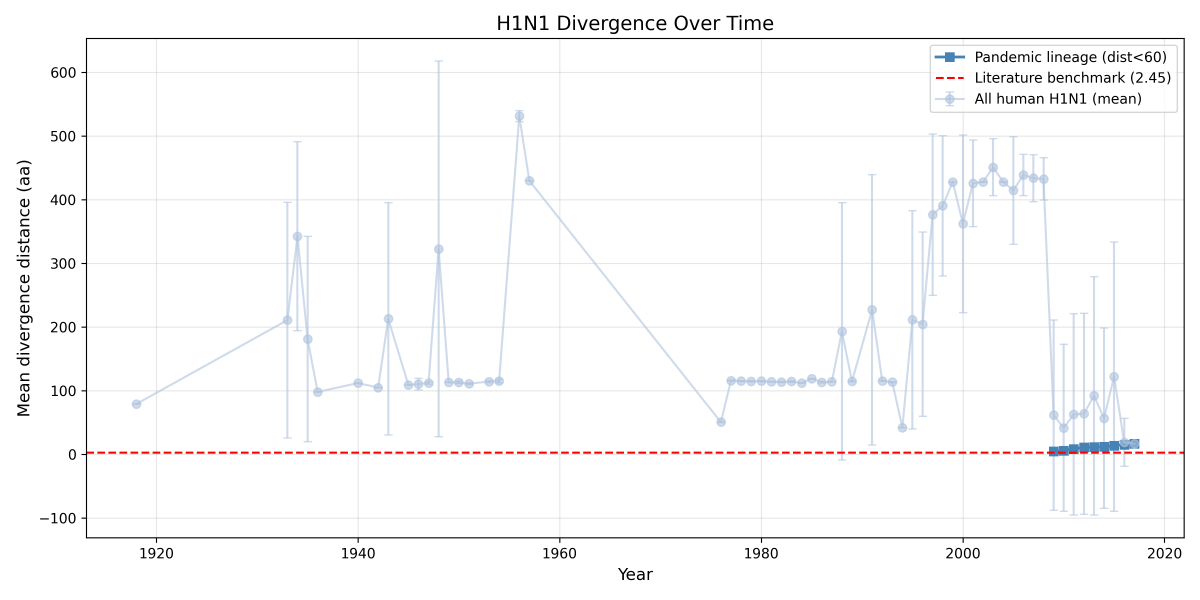
#> input picture all_visualizations/phase1_h1n1_temporal_trend.png, 3600 x 1800 px (shown at 1/3 size); the run also reads 1 picture not shown here
$ python make_gallery.py
#> lines starting #> are read from the running program, lines starting #| are printed output that depends on the picture
#!/usr/bin/env python3
"""
Consolidate all pipeline PNGs into a single folder and
build section dashboards + a master overview gallery.
"""

import sys
sys.stdout.reconfigure(encoding='utf-8')

import shutil
import warnings
warnings.filterwarnings('ignore')

import numpy as np
import matplotlib
matplotlib.use('Agg')
import matplotlib.pyplot as plt
import matplotlib.image as mpimg
import matplotlib.patches as mpatches
import matplotlib.gridspec as gridspec
from pathlib import Path

ROOT = Path(__file__).parent
VIZ  = ROOT / 'all_visualizations'
VIZ.mkdir(exist_ok=True)

plt.rcParams.update({
    'font.family': 'DejaVu Sans',
    'savefig.facecolor': 'white',
    'figure.facecolor': 'white',
})

BLUE   = '#2471A3'; ORANGE = '#E67E22'; GREEN  = '#27AE60'
RED    = '#C0392B'; PURPLE = '#8E44AD'; GRAY   = '#7F8C8D'
DARK   = '#1A252F'

# ── Catalogue of all plots ─────────────────────────────────────────────────────
PLOTS = {
    'influenza': [
        ('outputs/phase1_h1n1_temporal_trend.png',
         'H1N1 Divergence Trend',          'Phase 1'),
        ('outputs/phase2_h3n2_silhouette_scores.png',
         'H3N2 Clustering Silhouette',     'Phase 2'),
        ('outputs/phase3_top_variations.png',
         'Top 25 AA Substitutions',        'Phase 3'),
        ('outputs/phase3_enrichment_summary.png',
         'Critical Region Enrichment',     'Phase 3'),
        ('outputs/phase4_mds_plot_temporal.png',
         'MDS Temporal Progression',       'Phase 4'),
        ('outputs/phase4_mds_plot_clusters.png',
         'H3N2 Historical Clusters (MDS)', 'Phase 4'),
        ('outputs/phase4_mds_plot_subtype.png',
         'H1N1 vs H3N2 Separation (MDS)', 'Phase 4'),
        ('outputs/phase5_variant_emergence_timeline.png',
         'Variant Emergence Timeline',     'Phase 5'),
        ('outputs/validation_dashboard.png',
         'Pipeline Validation Dashboard',  'Phases 1-5'),
    ],
    'agentic': [
        ('agentic_drift_models/06_visualizations/drift_trajectory.png',
         'Agentic Drift Trajectory',        'Drift'),
        ('agentic_drift_models/06_visualizations/feature_importance.png',
         'Feature Importance',              'Drift'),
        ('agentic_drift_models/06_visualizations/attention_heatmap.png',
         'Transformer Attention Heatmap',   'Drift'),
        ('agentic_drift_models/06_visualizations/ensemble_confidence.png',
         'Ensemble Model Confidence',       'Drift'),
        ('agentic_drift_models/06_visualizations/anomaly_detection.png',
         'Anomaly Detection',               'Drift'),
    ],
    'mda': [
        ('phase8_outputs/phase8_model_comparison.png',
         'Model Comparison (MDA vs RF vs XGB)', 'Phase 8'),
        ('phase8_outputs/phase8_training_curves.png',
         'MDA Training Curves',             'Phase 8'),
        ('phase8_outputs/phase8_drift_prob_distribution.png',
         'Drift Probability Distribution',  'Phase 8'),
        ('phase8_outputs/phase8_mutation_scatter.png',
         'Mutation Position vs Drift Prob', 'Phase 8'),
        ('phase8_outputs/phase8_cluster_forecast.png',
         'Next-Cluster Forecast',           'Phase 8'),
        ('phase8_outputs/phase8_attention_analysis.png',
         'Attention by Position Band',      'Phase 8'),
    ],
}

# ── Step 1: Copy every PNG to all_visualizations/ ─────────────────────────────
print('Copying PNGs to all_visualizations/ ...')
copied = []
for section, items in PLOTS.items():
    for src_rel, title, phase in items:
        src = ROOT / src_rel
        if src.exists():
            dest = VIZ / src.name
            shutil.copy2(src, dest)
            copied.append((src, dest, title, phase, section))
            print(f'  copied  {src.name}')
        else:
            print(f'  MISSING {src_rel}')
print(f'Copied {len(copied)} files.\n')


# ── Helper: read image safely ──────────────────────────────────────────────────
def load_img(path):
    try:
        return mpimg.imread(str(path))
#> returned value is the input picture: shape (1800, 3600, 4) float32; mean R, G, B, A 0.982, 0.98, 0.984, 1
    except Exception:
        return None


# [52 lines left out: functions add_section_label, thumb_grid, not called in this run]


# ══════════════════════════════════════════════════════════════════════════════
# DASHBOARD 1: Influenza Mutation Pipeline (Phases 1-5)
# ══════════════════════════════════════════════════════════════════════════════
print('Building dashboard_influenza_pipeline.png ...')
items_inf = [(ROOT/s, VIZ/Path(s).name, t, p, 'influenza') for s, t, p in PLOTS['influenza']]
ncols = 3
nrows = int(np.ceil(len(items_inf) / ncols))
fig = plt.figure(figsize=(22, nrows * 5.5 + 1.2))
fig.patch.set_facecolor('#FAFAFA')

# Title
fig.text(0.5, 0.985, 'Influenza Mutation Analysis Pipeline  |  Phases 1–5',
         ha='center', va='top', fontsize=17, fontweight='bold', color=DARK)
fig.text(0.5, 0.970, 'H1N1 Divergence  ·  H3N2 Clustering  ·  Variation Detection  ·  MDS  ·  Variant Timeline',
         ha='center', va='top', fontsize=10, color=GRAY)

h_per_row = 0.88 / nrows
for idx, (src, dest, label, phase, section) in enumerate(items_inf):
    row = idx // ncols
    col = idx  % ncols
    left   = col * (1/ncols) + 0.008
    bottom = 0.06 + (nrows - 1 - row) * h_per_row + 0.02
    w_ax   = 1/ncols - 0.016
    h_ax   = h_per_row - 0.045

    ax = fig.add_axes([left, bottom, w_ax, h_ax])
    img = load_img(dest)
    if img is not None:
        ax.imshow(img, aspect='auto')
    ax.set_xticks([]); ax.set_yticks([])
    for sp in ax.spines.values():
        sp.set_linewidth(0.8); sp.set_edgecolor(BLUE)

    # Title bar under image
    tb = fig.add_axes([left, bottom - 0.032, w_ax, 0.028])
    tb.set_facecolor(BLUE); tb.set_xticks([]); tb.set_yticks([])
    for sp in tb.spines.values(): sp.set_visible(False)
    tb.text(0.5, 0.5, f'[{phase}]  {label}',
            transform=tb.transAxes, ha='center', va='center',
            fontsize=8.5, color='white', fontweight='bold')

# Legend row
legend_ax = fig.add_axes([0.02, 0.01, 0.96, 0.04])
legend_ax.set_facecolor('#EBF5FB'); legend_ax.set_xticks([]); legend_ax.set_yticks([])
for sp in legend_ax.spines.values(): sp.set_edgecolor(BLUE); sp.set_linewidth(0.5)
#> this loop made 4 passes
legend_ax.text(0.5, 0.5,
    'Phase 1: H1N1 Divergence Rate  ·  Phase 2: H3N2 K-Means Clustering  ·  '
    'Phase 3: AA Substitution Enrichment  ·  Phase 4: MDS Sequence Space  ·  Phase 5: Variant Timeline',
    ha='center', va='center', fontsize=8, color=DARK, transform=legend_ax.transAxes)

fig.savefig(VIZ / 'dashboard_influenza_pipeline.png', dpi=150, bbox_inches='tight')
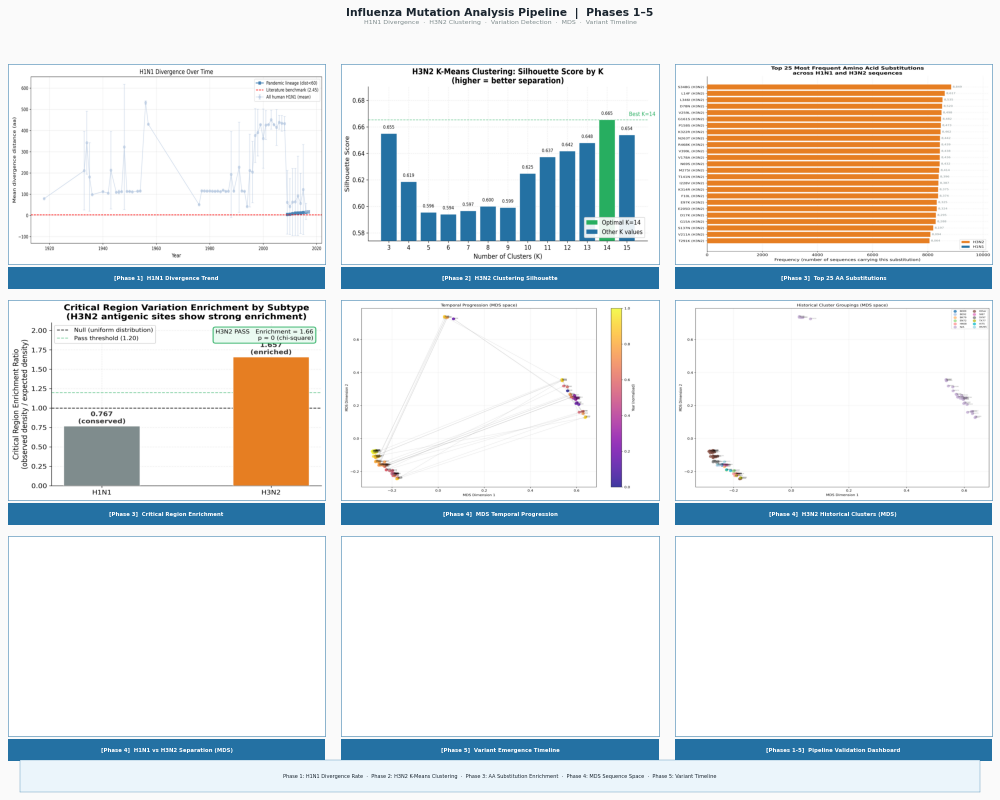
#> figure drawn by matplotlib, 6 panels
plt.close(fig)
print('  saved dashboard_influenza_pipeline.png')


# ══════════════════════════════════════════════════════════════════════════════
# DASHBOARD 2: Agentic Drift Monitoring
# ══════════════════════════════════════════════════════════════════════════════
print('Building dashboard_agentic_drift.png ...')
items_ag = [(ROOT/s, VIZ/Path(s).name, t, p, 'agentic') for s, t, p in PLOTS['agentic']]
fig = plt.figure(figsize=(22, 10))
fig.patch.set_facecolor('#FAFAFA')
fig.text(0.5, 0.985, 'Agentic Drift Alignment Monitoring  |  10-Model Ensemble System',
         ha='center', va='top', fontsize=17, fontweight='bold', color=DARK)
fig.text(0.5, 0.969,
         'Chi-Square Enrichment  ·  Polynomial Regression  ·  ARIMA Forecast  ·  Transformer Attention  ·  Isolation Forest',
         ha='center', va='top', fontsize=10, color=GRAY)

ncols_ag = 3
positions = [
    (0.008,  0.09, 0.310, 0.84),
    (0.338,  0.09, 0.310, 0.84),
    (0.668,  0.09, 0.310, 0.84),
    (0.008,  0.09 - 0.00, 0.310, 0.84),  # will be offset below
    (0.338,  0.09 - 0.00, 0.310, 0.84),
]
# 5 items: 3 top row, 2 bottom row (centred)
pos5 = [
    (0.008, 0.51, 0.310, 0.43),
    (0.338, 0.51, 0.310, 0.43),
    (0.668, 0.51, 0.310, 0.43),
    (0.173, 0.06, 0.310, 0.43),
    (0.503, 0.06, 0.310, 0.43),
]
for idx, (src, dest, label, phase, section) in enumerate(items_ag):
    l, b, w_ax, h_ax = pos5[idx]
    h_ax -= 0.05
    ax = fig.add_axes([l, b, w_ax, h_ax])
    img = load_img(dest)
    if img is not None:
        ax.imshow(img, aspect='auto')
    ax.set_xticks([]); ax.set_yticks([])
    for sp in ax.spines.values():
        sp.set_linewidth(0.8); sp.set_edgecolor(ORANGE)
    tb = fig.add_axes([l, b - 0.038, w_ax, 0.034])
    tb.set_facecolor(ORANGE); tb.set_xticks([]); tb.set_yticks([])
    for sp in tb.spines.values(): sp.set_visible(False)
    tb.text(0.5, 0.5, label, transform=tb.transAxes,
            ha='center', va='center', fontsize=9, color='white', fontweight='bold')

fig.savefig(VIZ / 'dashboard_agentic_drift.png', dpi=150, bbox_inches='tight')
plt.close(fig)
print('  saved dashboard_agentic_drift.png')


# ══════════════════════════════════════════════════════════════════════════════
# DASHBOARD 3: MDA Transformer (Phase 8)
# ══════════════════════════════════════════════════════════════════════════════
print('Building dashboard_mda_transformer.png ...')
items_mda = [(ROOT/s, VIZ/Path(s).name, t, p, 'mda') for s, t, p in PLOTS['mda']]
fig = plt.figure(figsize=(22, 10))
fig.patch.set_facecolor('#FAFAFA')
fig.text(0.5, 0.985, 'MDA Transformer — Phase 8  |  MutationDriftAttention',
         ha='center', va='top', fontsize=17, fontweight='bold', color=DARK)
fig.text(0.5, 0.969,
         'Model Comparison  ·  Training Curves  ·  Drift Distribution  ·  Mutation Scatter  ·  Cluster Forecast  ·  Attention Analysis',
         ha='center', va='top', fontsize=10, color=GRAY)
# 6 items: 3 top row + 3 bottom row
pos6m = [
    (0.008, 0.51, 0.310, 0.43),
    (0.338, 0.51, 0.310, 0.43),
    (0.668, 0.51, 0.310, 0.43),
    (0.008, 0.06, 0.310, 0.43),
    (0.338, 0.06, 0.310, 0.43),
    (0.668, 0.06, 0.310, 0.43),
]
for idx, (src, dest, label, phase, section) in enumerate(items_mda):
    if idx >= len(pos6m):
        break
    l, b, w_ax, h_ax = pos6m[idx]
    h_ax -= 0.05
    ax = fig.add_axes([l, b, w_ax, h_ax])
    img = load_img(dest)
    if img is not None:
        ax.imshow(img, aspect='auto')
    ax.set_xticks([]); ax.set_yticks([])
    for sp in ax.spines.values():
        sp.set_linewidth(0.8); sp.set_edgecolor(PURPLE)
    tb = fig.add_axes([l, b - 0.038, w_ax, 0.034])
    tb.set_facecolor(PURPLE); tb.set_xticks([]); tb.set_yticks([])
    for sp in tb.spines.values(): sp.set_visible(False)
    tb.text(0.5, 0.5, label, transform=tb.transAxes,
            ha='center', va='center', fontsize=9, color='white', fontweight='bold')

fig.savefig(VIZ / 'dashboard_mda_transformer.png', dpi=150, bbox_inches='tight')
plt.close(fig)
print('  saved dashboard_mda_transformer.png')


# ══════════════════════════════════════════════════════════════════════════════
# MASTER OVERVIEW GALLERY (all 19 unique plots, 4-column grid)
# ══════════════════════════════════════════════════════════════════════════════
print('Building master_overview_gallery.png ...')

ALL_ITEMS = (
    [(ROOT/s, VIZ/Path(s).name, t, p, 'influenza') for s, t, p in PLOTS['influenza']] +
    [(ROOT/s, VIZ/Path(s).name, t, p, 'agentic')   for s, t, p in PLOTS['agentic']]   +
    [(ROOT/s, VIZ/Path(s).name, t, p, 'mda')        for s, t, p in PLOTS['mda']]
)

SECTION_COLORS = {'influenza': BLUE, 'agentic': ORANGE, 'mda': PURPLE}
SECTION_LABELS = {
    'influenza': 'INFLUENZA PIPELINE  (Phases 1–5)',
    'agentic':   'AGENTIC DRIFT MONITORING',
    'mda':       'MDA TRANSFORMER  (Phase 8)',
}

NCOLS = 4
NROWS = int(np.ceil(len(ALL_ITEMS) / NCOLS))

fig = plt.figure(figsize=(26, NROWS * 5.8 + 2.4))
fig.patch.set_facecolor('#F0F3F4')

# ── Master title ────────────────────────────────────────────────────────────
title_ax = fig.add_axes([0.0, 0.965, 1.0, 0.038])
title_ax.set_facecolor(DARK)
title_ax.set_xticks([]); title_ax.set_yticks([])
for sp in title_ax.spines.values(): sp.set_visible(False)
title_ax.text(0.5, 0.52,
    'Influenza Mutation Analysis  ·  Agentic Drift Monitoring  ·  MDA Transformer',
    ha='center', va='center', fontsize=15, fontweight='bold', color='white',
    transform=title_ax.transAxes)
title_ax.text(0.98, 0.52,
    f'{len(ALL_ITEMS)} visualisations across 3 analysis modules  ·  incl. model comparison dashboard',
    ha='right', va='center', fontsize=8.5, color='#aaaaaa',
    transform=title_ax.transAxes)

# ── Section divider tracker ─────────────────────────────────────────────────
cell_h  = 0.88 / NROWS
cell_w  = 1.0  / NCOLS
img_h   = cell_h - 0.055

prev_section = None

for idx, (src, dest, label, phase, section) in enumerate(ALL_ITEMS):
    row = idx // NCOLS
    col = idx  % NCOLS
    color = SECTION_COLORS[section]

    # Section banner when section changes and col==0
    if section != prev_section and col == 0:
        by = 0.06 + (NROWS - row) * cell_h - 0.010
        ban = fig.add_axes([0.0, by, 1.0, 0.022])
        ban.set_facecolor(color)
        ban.set_xticks([]); ban.set_yticks([])
        for sp in ban.spines.values(): sp.set_visible(False)
        ban.text(0.012, 0.5, SECTION_LABELS[section],
                 transform=ban.transAxes, fontsize=10.5, fontweight='bold',
                 color='white', va='center')
    prev_section = section

    left   = col * cell_w + 0.006
    bottom = 0.06 + (NROWS - 1 - row) * cell_h + 0.030

    # Image
    ax = fig.add_axes([left, bottom, cell_w - 0.012, img_h])
    img = load_img(dest)
    if img is not None:
        ax.imshow(img, aspect='auto')
    else:
        ax.set_facecolor('#e0e0e0')
        ax.text(0.5, 0.5, 'Missing', ha='center', va='center',
                transform=ax.transAxes, color='gray', fontsize=9)
    ax.set_xticks([]); ax.set_yticks([])
    for sp in ax.spines.values():
        sp.set_linewidth(1.0); sp.set_edgecolor(color)

    # Caption
    cap = fig.add_axes([left, bottom - 0.028, cell_w - 0.012, 0.026])
    cap.set_facecolor(color)
    cap.set_xticks([]); cap.set_yticks([])
    for sp in cap.spines.values(): sp.set_visible(False)
    cap.text(0.04, 0.52,
             f'[{phase}]',
             transform=cap.transAxes, fontsize=7.5, color='#ffffffcc',
             fontweight='bold', va='center')
    cap.text(0.20, 0.52,
             label,
             transform=cap.transAxes, fontsize=8, color='white',
             va='center', clip_on=True)

# ── Bottom legend bar ────────────────────────────────────────────────────────
leg = fig.add_axes([0.0, 0.005, 1.0, 0.030])
leg.set_facecolor('#D5D8DC')
leg.set_xticks([]); leg.set_yticks([])
for sp in leg.spines.values(): sp.set_visible(False)
patches = [
    mpatches.Patch(facecolor=BLUE,   label='Influenza Pipeline (9 plots)'),
    mpatches.Patch(facecolor=ORANGE, label='Agentic Drift Monitoring (5 plots)'),
    mpatches.Patch(facecolor=PURPLE, label='MDA Transformer Phase 8 (6 plots)'),
]
leg.legend(handles=patches, loc='center', ncol=3, fontsize=9,
           frameon=False, labelcolor=DARK)

fig.savefig(VIZ / 'master_overview_gallery.png', dpi=150, bbox_inches='tight')
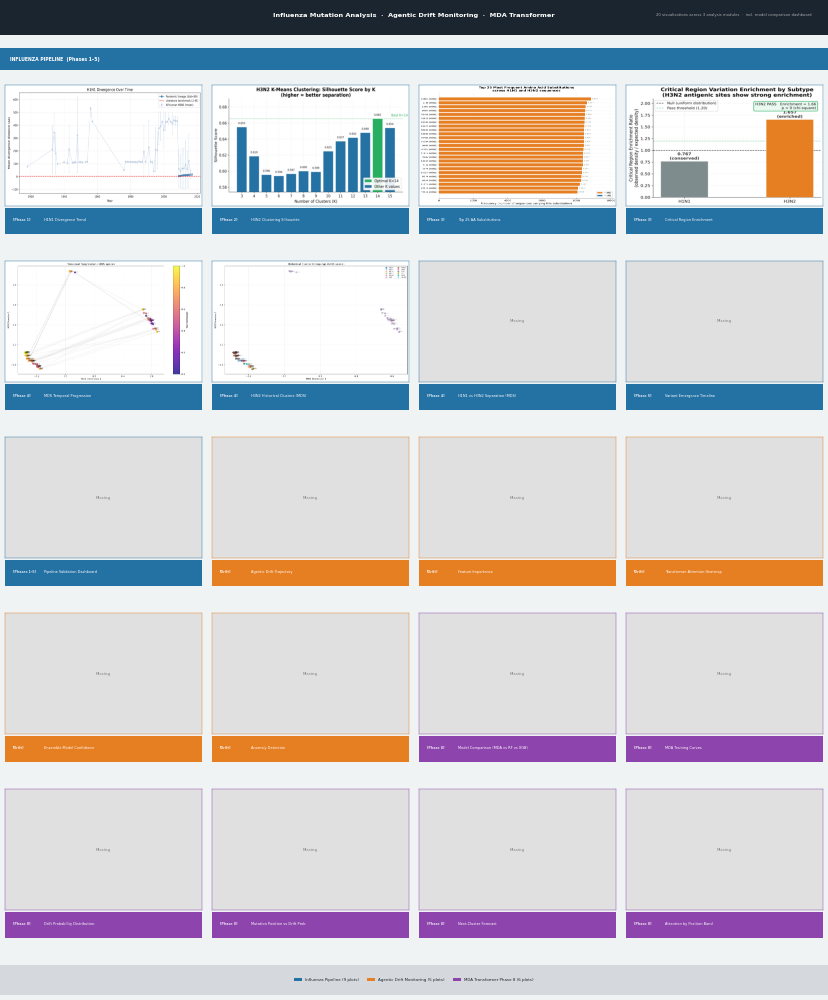
#> figure drawn by matplotlib, 6 panels
plt.close(fig)
print('  saved master_overview_gallery.png\n')

# ── Final listing ────────────────────────────────────────────────────────────
all_out = sorted(VIZ.glob('*.png'))
print('='*62)
print(f' all_visualizations/  ({len(all_out)} files)')
print('='*62)
for f in all_out:
    kb = f.stat().st_size / 1024
    print(f'  {f.name:<52}  {kb:6.0f} KB')
